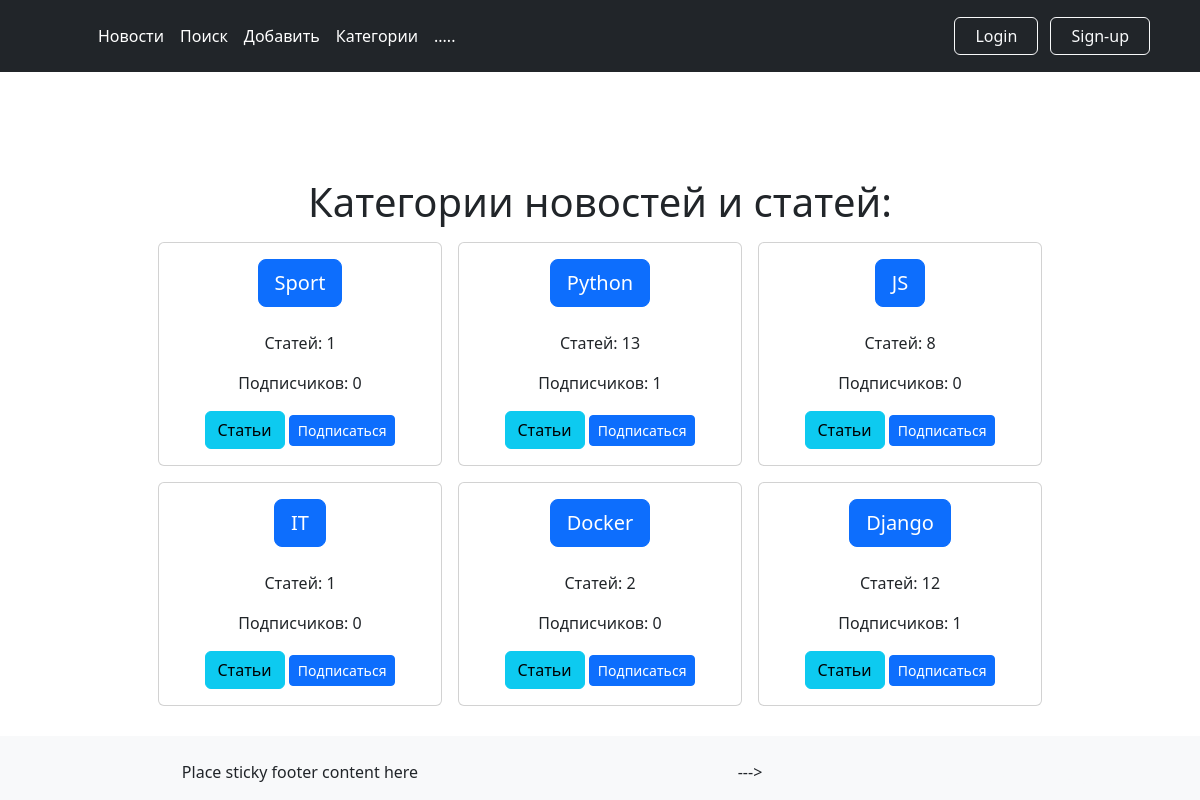
Page /categories/ on the committed database.
### news/models.py (models this page shows, shortened)
class Category(models.Model):
    name = models.CharField(max_length=64, unique=True)
    subscribers = models.ManyToManyField(User, blank=True)

### news/views.py (the view)
# urls.py: path('categories/', CategoriesListView.as_view(), name='categories'),
class CategoriesListView(ListView):
    model = Category
    template_name = 'news/categories.html'
    context_object_name = 'categories'
    ordering = ['-name']
    def get_context_data(self, **kwargs):
        context = super().get_context_data(**kwargs)
        context['is_not_authors'] = not self.request.user.groups.filter(name='authors').exists()
        return context

### news/templates/news/categories.html (shortened to what this page needs)
{% extends 'layout/default.html' %}
{% load custom_filters %}
{% block content %}
    <h1 align="center">Категории новостей и статей:</h1>
    <div class="d-flex justify-content-center flex-wrap">
        {% for category in categories %}
            <div class="w-30 p-2 col-sm-4" style="width: 300px">
                <div class="card">
                    <div class="card-body">
                        <a href="{% url 'news:category_detail' category.pk %}" class="btn btn-primary btn-lg">{{ category.name }}</a>
                        <br><br>
                        <p class="card-text"> Статей: {{ category.post_set.count }}</p>
                        <p class="card-text"> Подписчиков: {{ category.subscribers.count }}</p>
                        <a href="{% url 'news:category_detail' category.pk %}" class="btn btn-info">Статьи</a>
                        {% if user not in category.subscribers.filter %}
                            <a href="{% url 'news:subscribe' category.pk %}" class="btn btn-primary btn-sm">Подписаться</a>
                        {% else %}
                            <a href="{% url 'news:unsubscribe' category.pk %}" class="btn btn-secondary btn-sm">Отписаться</a>
                        {% endif %}
                    </div>
                </div>
            </div>
        {% endfor %}
    </div>
{% endblock content %}

### static/css/styles.css (style rules this page uses)
* { margin: 0; padding: 0; }
html, body { height: 100%; }

### rows in the picture
Category: name "Sport", post_set.count "1", subscribers.count "0", shows "Подписаться"
Category: name "Python", post_set.count "13", subscribers.count "1", shows "Подписаться"
Category: name "JS", post_set.count "8", subscribers.count "0", shows "Подписаться"
Category: name "IT", post_set.count "1", subscribers.count "0", shows "Подписаться"
Category: name "Docker", post_set.count "2", subscribers.count "0", shows "Подписаться"
Category: name "Django", post_set.count "12", subscribers.count "1", shows "Подписаться"
